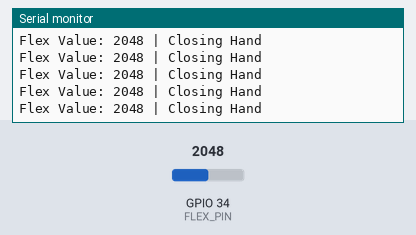
This sketch was run on a simulated ESP32. Shown: the last lines printed to the serial monitor. The inputs (shaded band) are chosen by the test bench; at power-on: GPIO 34 (FLEX_PIN) = 2048.

Above: at 1.2 s.
1.3 s: GPIO 34 (FLEX_PIN) set to 1340
At 1.57 s:
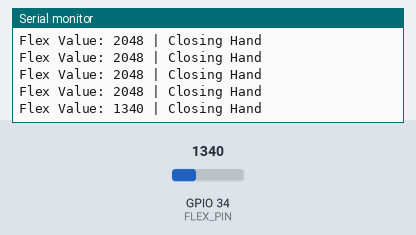
2.8 s: GPIO 34 (FLEX_PIN) set to 1240
At 2.97 s:
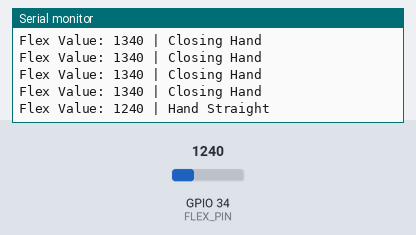

Measured:
- the behaviour switches between 1295 and 1294 on GPIO 34 (FLEX_PIN) (found by bisection; images 1 and 2)
- after the input at 1.3 s, the serial monitor: prints a new line after 0.11 s (image 1)
- after the input at 2.8 s, the serial monitor: prints a new line at once (image 2)

The sketch:

Combined_code_for_wifi_and_hand_streching.ino
```cpp
#include <WiFi.h>
#include <WebServer.h>

// -------- WIFI SETTINGS --------
const char* ssid = "ESP32_TALK";
const char* password = "12345678";

WebServer server(80);

// -------- FLEX SENSOR SETTINGS --------
const int FLEX_PIN = 34;
const int NORMAL_VALUE = 1264;  // Adjust after calibration
const int TOLERANCE = 30;

String message = "Waiting for gesture...";
unsigned long lastReadTime = 0;

// -------- WEBPAGE HANDLER --------
void handleRoot() {

  String page = "<!DOCTYPE html><html><head><title>Infinity Gauntlet</title></head>";
  page += "<body style='text-align:center;font-family:Arial;'>";
  page += "<h2>Infinity Gauntlet Gesture</h2>";
  page += "<h3>" + message + "</h3>";
  page += "<button onclick='speak()' style='font-size:22px;padding:10px;'>SPEAK</button>";
  page += "<script>";
  page += "function speak(){";
  page += "let msg = new SpeechSynthesisUtterance('" + message + "');";
  page += "speechSynthesis.speak(msg);}";
  page += "</script></body></html>";

  server.send(200, "text/html", page);
}

void setup() {
  Serial.begin(115200);
  pinMode(FLEX_PIN, INPUT);

  // Start WiFi Access Point
  WiFi.softAP(ssid, password);

  Serial.println("WiFi Started");
  Serial.print("IP Address: ");
  Serial.println(WiFi.softAPIP());

  server.on("/", handleRoot);
  server.begin();
}

void loop() {

  server.handleClient();

  // Read flex sensor every 200 ms (non-blocking)
  if (millis() - lastReadTime > 200) {
    lastReadTime = millis();

    long sum = 0;
    for (int i = 0; i < 20; i++) {
      sum += analogRead(FLEX_PIN);
    }

    int currentVal = sum / 20;

    if (currentVal > (NORMAL_VALUE + TOLERANCE)) {
      message = "Closing Hand";
    }
    else if (currentVal < (NORMAL_VALUE - TOLERANCE)) {
      message = "Stretching Hand";
    }
    else {
      message = "Hand Straight";
    }

    Serial.print("Flex Value: ");
    Serial.print(currentVal);
    Serial.print(" | ");
    Serial.println(message);
  }
}
```
